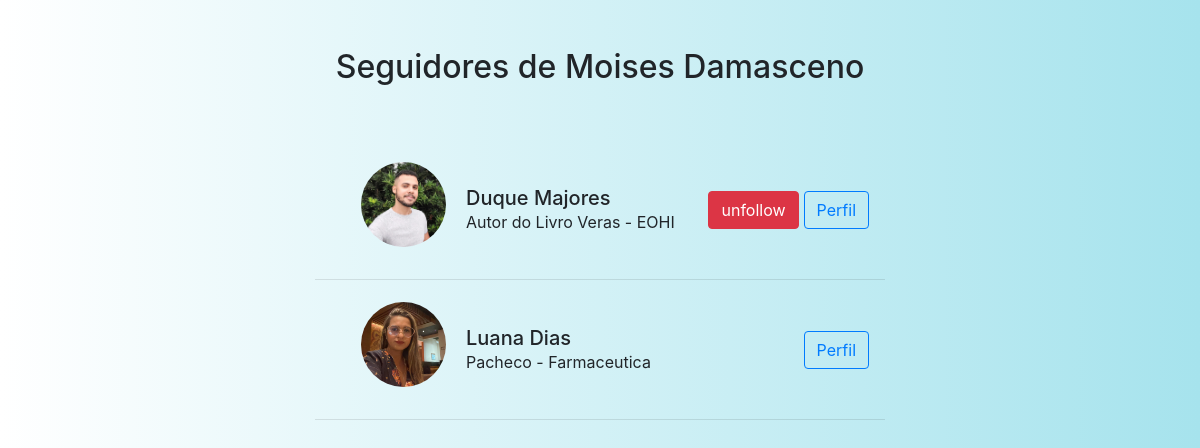
The page /seguidores/1/ (signed in) on the database its author committed.
### app/models.py (models this page shows, shortened)
class User(UserMixin, db.Model):
    __tablename__ = 'user'
    id = db.Column(db.Integer, primary_key=True)
    nome = db.Column(db.String(150), nullable=False)
    sobreNome = db.Column(db.String(150), nullable=True)
    status = db.Column(db.String(150), nullable=True)
    cpf_cnpj = db.Column(db.String(20), unique=True, nullable=True)
    email = db.Column(db.String(150), unique=True, nullable=False)
    senha = db.Column(db.String(150), nullable=False)
    imagem = db.Column(db.String(150), default='default.png')
    cor_fundo = db.Column(db.String(255), default='background-image: linear-gradient(to right, #fff, #a6e3ed);')
    last_seen = db.Column(db.DateTime, default=datetime.utcnow)
    notificacoes = db.relationship(
        'Notificacao',
        backref='destinatario',
        lazy='dynamic',
        foreign_keys='Notificacao.destinatario_id'
    )
    notificacoes_enviadas = db.relationship(
        'Notificacao',
        backref='remetente',
        lazy='dynamic',
        foreign_keys='Notificacao.remetente_id'
    )
    followed = db.relationship(
        'User', secondary=followers,
        primaryjoin=(followers.c.follower_id == id),
        secondaryjoin=(followers.c.followed_id == id),
        backref=db.backref('followers', lazy='dynamic'),
        lazy='dynamic'
    )

### app/views.py (the view)
@app.route('/seguidores/<int:user_id>/', endpoint='seguidores')
@login_required
def seguidores(user_id):
    usuario = User.query.get_or_404(user_id)
    seguidores = usuario.followers.all()  # Obter seguidores como lista
    ids_que_eu_sigo = [u.id for u in current_user.followed.all()]
    obj = {
        'cor_fundo': None
    }
    return render_template('seguidores.html', usuario=usuario, seguidores=seguidores, ids_que_eu_sigo=ids_que_eu_sigo, obj=obj)

### app/__init__.py (called while the page is built)
@login_manager.user_loader
def load_user(user_id):
    return User.query.get(int(user_id))

### app/views.py (called while the page is built)
@app.before_request
def update_last_seen():
    if current_user.is_authenticated:
        current_user.last_seen = datetime.utcnow()
        db.session.commit()

### app/templates/seguidores.html (shortened to what this page needs)
{% extends 'base.html' %}
{% block styles %}
<link rel="stylesheet" href="{{ url_for('static', filename='css/index.css') }}">
<link rel="stylesheet" href="{{ url_for('static', filename='css/seguidores.css') }}">
{% endblock %}
{% block content %}
<div id="corpo_seguidores" class="container mt-5">
    <h2>Seguidores de {{ usuario.nome }} {{ usuario.sobreNome }}</h2>
    {% if not seguidores %}
        <p>Este usuário ainda não possui seguidores.</p>
    {% else %}
        {% for seguidor in seguidores %}
        <div class="container mb-3 p-3 d-flex flex-row align-items-center justify-content-between">
            <div id="info_card_seguidores" class="d-flex align-items-center">
                <img class="rounded-circle me-3" src="{{ url_for('static', filename='imagens/' + seguidor.imagem) }}"
                     alt="Foto de perfil" width="50" height="50">
                <div id="info_seguidores">
                    <h5 class="mb-0">{{ seguidor.nome }} {{ seguidor.sobreNome }}</h5>
                    <p class="mb-0">{{ seguidor.status }}</p>
                </div>
            </div>
            <div id="btn_perfil_seg" class="d-flex gap-2">
                {% if seguidor.id != current_user.id %}
                    {% if seguidor.id not in ids_que_eu_sigo %}
                        <button class="btn btn-success seguir-btn" data-id="{{ seguidor.id }}">Seguir</button>
                    {% else %}
                        <button class="btn btn-danger deixar-seguir-btn" data-id="{{ seguidor.id }}">unfollow</button>
                    {% endif %}
                {% endif %}
                <a href="{{ url_for('home', id=seguidor.id) }}" class="btn btn-outline-primary">Perfil</a>
            </div>
        </div>
        <hr>
        {% endfor %}
    {% endif %}
</div>
{% endblock %}

### app/static/css/index.css (style rules this page uses)
#body { background-image: linear-gradient(to right, #fff, #a6e3ed ); height: 100vh; }

### app/static/css/seguidores.css (style rules this page uses)
#corpo_seguidores { height: 100vh; width: 600px; margin: 0 auto; }
#btn_perfil_seg { display: flex; align-items: center; gap: 5px; }
#corpo_seguidores h2 { margin-bottom: 70px; text-align: center; }
#corpo_seguidores img { width: 85px; height: 85px; margin-left: 30px; margin-right: 20px; margin-top: -10px; }

### rows shown on the page
User: nome "Moises", sobreNome "Damasceno"
User: imagem (picture), nome "Duque", sobreNome "Majores", status "Autor do Livro Veras - EOHI"
User: imagem (picture), nome "Luana", sobreNome "Dias", status "Pacheco - Farmaceutica"
